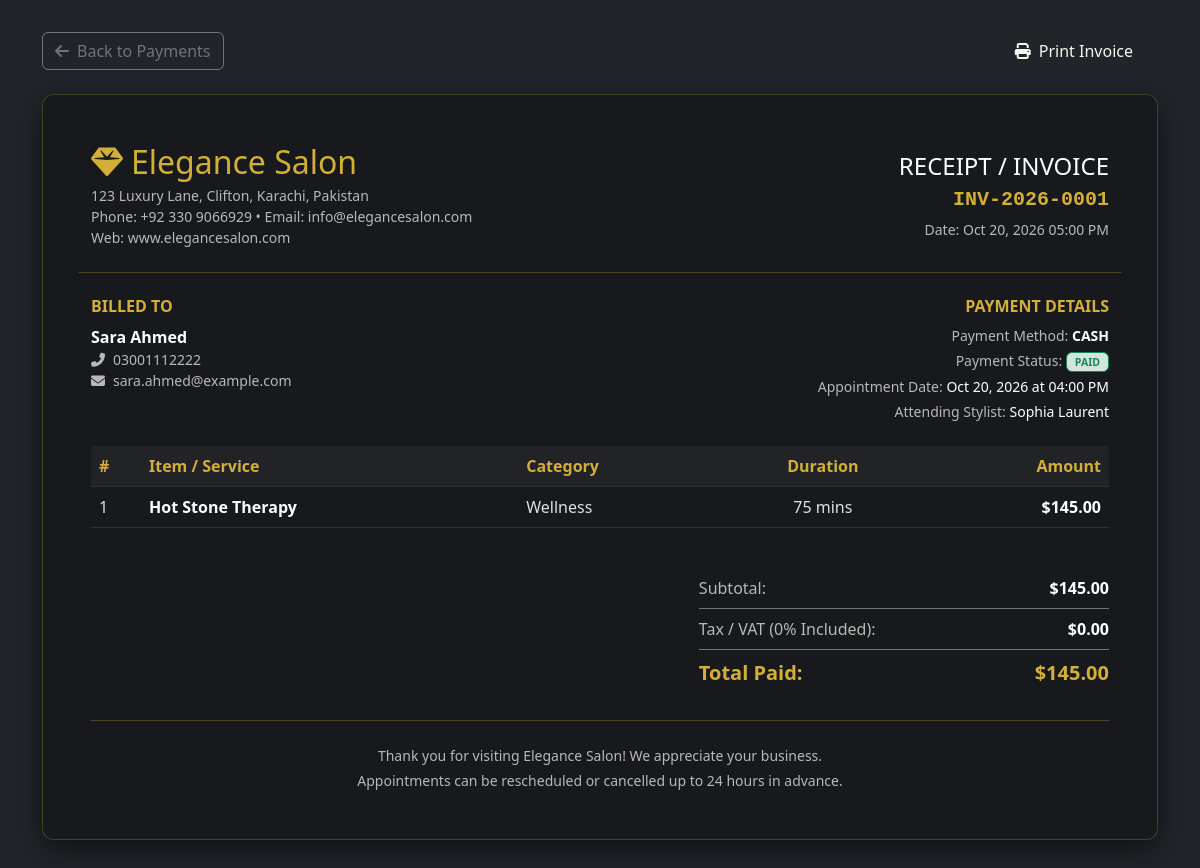
Screenshot of /admin/invoice.php?id=1 (signed in) with the database file from the repository.
### tables this page shows
CREATE TABLE IF NOT EXISTS payments (
    id             INT           NOT NULL AUTO_INCREMENT,
    appointment_id INT           DEFAULT NULL,
    client_id      INT           NOT NULL,
    amount         DECIMAL(10,2) NOT NULL,
    payment_method ENUM('cash','card','online','upi') DEFAULT 'cash',
    payment_status ENUM('pending','paid','refunded')  DEFAULT 'pending',
    invoice_number VARCHAR(50)   DEFAULT NULL,
    paid_at        TIMESTAMP     NULL DEFAULT NULL,
    created_at     TIMESTAMP     NOT NULL DEFAULT CURRENT_TIMESTAMP,
    PRIMARY KEY (id),
    KEY idx_pay_appointment (appointment_id),
    KEY idx_pay_client      (client_id),
    CONSTRAINT fk_pay_appointment FOREIGN KEY (appointment_id)
        REFERENCES appointments(id) ON DELETE SET NULL,
    CONSTRAINT fk_pay_client FOREIGN KEY (client_id)
        REFERENCES clients(id)
);

CREATE TABLE IF NOT EXISTS clients (
    id          INT          NOT NULL AUTO_INCREMENT,
    name        VARCHAR(150) NOT NULL,
    email       VARCHAR(254) DEFAULT NULL,
    phone       VARCHAR(20)  NOT NULL,
    gender      ENUM('male','female','other') DEFAULT NULL,
    address     TEXT         DEFAULT NULL,
    preferences TEXT         DEFAULT NULL,
    notes       TEXT         DEFAULT NULL,
    created_at  TIMESTAMP    NOT NULL DEFAULT CURRENT_TIMESTAMP,
    PRIMARY KEY (id)
);

CREATE TABLE IF NOT EXISTS appointments (
    id               INT  NOT NULL AUTO_INCREMENT,
    client_id        INT  NOT NULL,
    service_id       INT  NOT NULL,
    staff_id         INT  DEFAULT NULL,
    appointment_date DATE NOT NULL,
    appointment_time TIME NOT NULL,
    status           ENUM('pending','confirmed','completed','cancelled','no-show') DEFAULT 'pending',
    notes            TEXT DEFAULT NULL,
    created_at       TIMESTAMP NOT NULL DEFAULT CURRENT_TIMESTAMP,
    updated_at       TIMESTAMP(6) NOT NULL DEFAULT CURRENT_TIMESTAMP(6) ON UPDATE CURRENT_TIMESTAMP(6),
    PRIMARY KEY (id),
    KEY idx_appt_client  (client_id),
    KEY idx_appt_service (service_id),
    KEY idx_appt_staff   (staff_id),
    CONSTRAINT fk_appt_client  FOREIGN KEY (client_id)  REFERENCES clients(id),
    CONSTRAINT fk_appt_service FOREIGN KEY (service_id) REFERENCES services(id),
    CONSTRAINT fk_appt_staff   FOREIGN KEY (staff_id)   REFERENCES staff(id) ON DELETE SET NULL
);

CREATE TABLE IF NOT EXISTS users (
    id          INT          NOT NULL AUTO_INCREMENT,
    name        VARCHAR(150) NOT NULL,
    email       VARCHAR(254) NOT NULL,
    phone       VARCHAR(20)  DEFAULT NULL,
    password    VARCHAR(255) NOT NULL,
    role        ENUM('admin','receptionist','stylist','client') DEFAULT 'client',
    status      ENUM('active','inactive') DEFAULT 'active',
    created_at  TIMESTAMP    NOT NULL DEFAULT CURRENT_TIMESTAMP,
    PRIMARY KEY (id),
    UNIQUE KEY uq_users_email (email)
);

CREATE TABLE IF NOT EXISTS services (
    id          INT           NOT NULL AUTO_INCREMENT,
    name        VARCHAR(100)  NOT NULL,
    description TEXT          DEFAULT NULL,
    duration    INT           NOT NULL COMMENT 'in minutes',
    price       DECIMAL(10,2) NOT NULL,
    category    VARCHAR(50)   DEFAULT NULL,
    image       VARCHAR(255)  DEFAULT NULL,    
    status      ENUM('active','inactive') DEFAULT 'active',
    PRIMARY KEY (id)
);

### admin/invoice.php (the view, shortened to what this page needs)
<?php
require_once __DIR__ . '/../config/database.php';
$paymentId = isset($_GET['id']) ? (int)$_GET['id'] : 0;
if ($paymentId > 0) {
    $stmt = $pdo->prepare("
        SELECT p.*,
               c.name AS client_name, c.email AS client_email, c.phone AS client_phone, c.address AS client_address,
               a.appointment_date, a.appointment_time, a.status AS appointment_status,
               s.name AS service_name, s.duration AS service_duration, s.price AS service_price, s.category AS service_category,
               st_u.name AS stylist_name
        FROM payments p
        JOIN clients c ON p.client_id = c.id
        LEFT JOIN appointments a ON p.appointment_id = a.id
        LEFT JOIN services s ON a.service_id = s.id
        LEFT JOIN staff st ON a.staff_id = st.id
        LEFT JOIN users st_u ON st.user_id = st_u.id
        WHERE p.id = ?
        LIMIT 1
    ");
    $stmt->execute([$paymentId]);
}
$invoice = $stmt->fetch();
$invNumber = !empty($invoice['invoice_number']) ? $invoice['invoice_number'] : ('INV-' . str_pad($invoice['id'], 5, '0', STR_PAD_LEFT));
$paymentDate = !empty($invoice['paid_at']) ? $invoice['paid_at'] : $invoice['created_at'];
?>
<!DOCTYPE html>
<html lang="en">
<head>
    <link href="https://cdn.jsdelivr.net/npm/bootstrap@5.3.3/dist/css/bootstrap.min.css" rel="stylesheet">
    <link rel="stylesheet" href="https://cdnjs.cloudflare.com/ajax/libs/font-awesome/6.5.1/css/all.min.css">
    <link rel="stylesheet" href="../assets/css/variables.css">
    <link rel="stylesheet" href="../assets/css/admin.css">
</head>
<body class="bg-dark py-4">
<div class="container my-2">
    <div class="d-flex justify-content-between align-items-center mb-4 no-print">
        <a href="payments.php" class="btn btn-outline-secondary">
            <i class="fas fa-arrow-left me-2"></i>Back to Payments
        </a>
        <div>
            <button onclick="window.print()" class="btn btn-gold px-4">
                <i class="fas fa-print me-2"></i>Print Invoice
            </button>
        </div>
    </div>
    <div class="invoice-card p-4 p-md-5">
        <div class="row align-items-center pb-4 mb-4 border-bottom border-gold">
            <div class="col-sm-7">
                <h2 class="font-serif text-gold mb-1"><i class="fas fa-gem me-2"></i>Elegance Salon</h2>
                <p class="text-muted mb-0 small">
                    123 Luxury Lane, Clifton, Karachi, Pakistan<br>
                    Phone: +92 330 9066929 &bull; Email: info@elegancesalon.com<br>
                    Web: www.elegancesalon.com
                </p>
            </div>
            <div class="col-sm-5 text-sm-end mt-3 mt-sm-0">
                <h4 class="text-uppercase tracking-wider text-white mb-1">Receipt / Invoice</h4>
                <div class="text-gold font-monospace fw-bold fs-5"><?php echo htmlspecialchars($invNumber); ?></div>
                <div class="small text-muted mt-1">Date: <?php echo date('M d, Y h:i A', strtotime($paymentDate)); ?></div>
            </div>
        </div>
        <div class="row mb-4">
            <div class="col-sm-6 mb-3 mb-sm-0">
                <h6 class="text-gold text-uppercase fw-semibold mb-2">Billed To</h6>
                <div class="fw-bold text-white fs-6"><?php echo htmlspecialchars($invoice['client_name']); ?></div>
                <div class="text-muted small"><i class="fas fa-phone-alt me-2"></i><?php echo htmlspecialchars($invoice['client_phone']); ?></div>
                <?php if (!empty($invoice['client_email'])): ?>
                    <div class="text-muted small"><i class="fas fa-envelope me-2"></i><?php echo htmlspecialchars($invoice['client_email']); ?></div>
                <?php endif; ?>
            </div>
            <div class="col-sm-6 text-sm-end">
                <h6 class="text-gold text-uppercase fw-semibold mb-2">Payment Details</h6>
                <div class="small"><span class="text-muted">Payment Method:</span> <strong class="text-white text-uppercase"><?php echo htmlspecialchars($invoice['payment_method']); ?></strong></div>
                <div class="small mt-1"><span class="text-muted">Payment Status:</span>
                    <?php if ($invoice['payment_status'] === 'paid'): ?>
                        <span class="badge bg-success-subtle text-success border border-success px-2 py-1">PAID</span>
                    <?php elseif ($invoice['payment_status'] === 'pending'): ?>
                        <span class="badge bg-warning-subtle text-warning border border-warning px-2 py-1">PENDING</span>
                    <?php else: ?>
                        <span class="badge bg-danger-subtle text-danger border border-danger px-2 py-1"><?php echo strtoupper($invoice['payment_status']); ?></span>
                    <?php endif; ?>
                </div>
                <?php if (!empty($invoice['appointment_date'])): ?>
                    <div class="small mt-1"><span class="text-muted">Appointment Date:</span> <span class="text-white"><?php echo date('M d, Y', strtotime($invoice['appointment_date'])); ?> at <?php echo date('h:i A', strtotime($invoice['appointment_time'])); ?></span></div>
                <?php endif; ?>
                <?php if (!empty($invoice['stylist_name'])): ?>
                    <div class="small mt-1"><span class="text-muted">Attending Stylist:</span> <span class="text-white"><?php echo htmlspecialchars($invoice['stylist_name']); ?></span></div>
                <?php endif; ?>
            </div>
        </div>
        <div class="table-responsive mb-4">
            <table class="table table-invoice align-middle">
                <thead>
                    <tr>
                        <th style="width: 50px;">#</th>
                        <th>Item / Service</th>
                        <th>Category</th>
                        <th class="text-center">Duration</th>
                        <th class="text-end">Amount</th>
                    </tr>
                </thead>
                <tbody>
                    <tr>
                        <td>1</td>
                        <td>
                            <strong class="text-white"><?php echo htmlspecialchars($invoice['service_name'] ?? 'Salon Service / Package'); ?></strong>
                        </td>
                        <td><?php echo htmlspecialchars($invoice['service_category'] ?? 'General'); ?></td>
                        <td class="text-center"><?php echo !empty($invoice['service_duration']) ? ($invoice['service_duration'] . ' mins') : '-'; ?></td>
                        <td class="text-end fw-semibold text-white">$<?php echo number_format((float)$invoice['amount'], 2); ?></td>
                    </tr>
                </tbody>
            </table>
        </div>
        <div class="row justify-content-end mb-4">
            <div class="col-sm-5">
                <div class="d-flex justify-content-between py-2 border-bottom border-secondary">
                    <span class="text-muted">Subtotal:</span>
                    <strong class="text-white">$<?php echo number_format((float)$invoice['amount'], 2); ?></strong>
                </div>
                <div class="d-flex justify-content-between py-2 border-bottom border-secondary">
                    <span class="text-muted">Tax / VAT (0% Included):</span>
                    <strong class="text-white">$0.00</strong>
                </div>
                <div class="d-flex justify-content-between py-2 fs-5">
                    <span class="text-gold fw-bold">Total Paid:</span>
                    <strong class="text-gold fw-bold">$<?php echo number_format((float)$invoice['amount'], 2); ?></strong>
                </div>
            </div>
        </div>
        <div class="pt-4 border-top border-gold text-center text-muted small">
            <p class="mb-1">Thank you for visiting Elegance Salon! We appreciate your business.</p>
            <p class="mb-0">Appointments can be rescheduled or cancelled up to 24 hours in advance.</p>
        </div>
    </div>
</div>
</body>
</html>

### assets/css/variables.css (style rules this page uses)
:root { --black: #0C0F14; --black-soft: #151A21; --black-card: #1C232C; --burgundy: #0D9488; --burgundy-dark: #0F766E; --burgundy-light: #2DD4BF; --champagne: #E8C547; --champagne-dark: #D4A017; --champagne-light: #F5E6A3; --cream: #F7F5F0; --white: #FFFFFF; --muted: #B7C3CF; --muted-strong: #D8DEE6; --muted-soft: rgba(247, 245, 240, 0.72); --muted-on-light: #596779; --border: rgba(232, 197, 71, 0.18); --shadow: 0 20px 50px rgba(0, 0, 0, 0.50); --radius: 18px; --transition: all 0.35s cubic-bezier(0.4, 0, 0.2, 1); --bs-body-color: var(--cream); --bs-body-color-rgb: 247, 245, 240; --bs-secondary-color: var(--muted-soft); --bs-tertiary-color: rgba(247, 245, 240, 0.62); --bs-emphasis-color: var(--white); --bs-secondary-bg: var(--black-soft); --bs-border-color: var(--border); }
* { margin: 0; padding: 0; }

### admin/invoice.php (style rules this page uses)
.invoice-card { background: #18191c; border: 1px solid rgba(212, 175, 55, 0.25); border-radius: 12px; box-shadow: 0 10px 30px rgba(0,0,0,0.5); color: #f5f5f5; }
.text-gold { color: #d4af37 !important; }
.border-gold { border-color: rgba(212, 175, 55, 0.3) !important; }
.table-invoice th { background-color: #222327; color: #d4af37; font-weight: 600; border-color: #2e3036; }
.table-invoice td { background-color: transparent; color: #e0e0e0; border-color: #2e3036; }

### rows the page displays
payments: invoice_number "INV-2026-0001", paid_at "Oct 20, 2026 05:00 PM", client.name "Sara Ahmed", client.phone "03001112222", client.email "sara.ahmed@example.com", payment_method "CASH", appointment.appointment_date "Oct 20, 2026", appointment.appointment_time "04:00 PM", users.name "Sophia Laurent", services.name "Hot Stone Therapy", services.category "Wellness", services.duration "75", amount "145.00"
